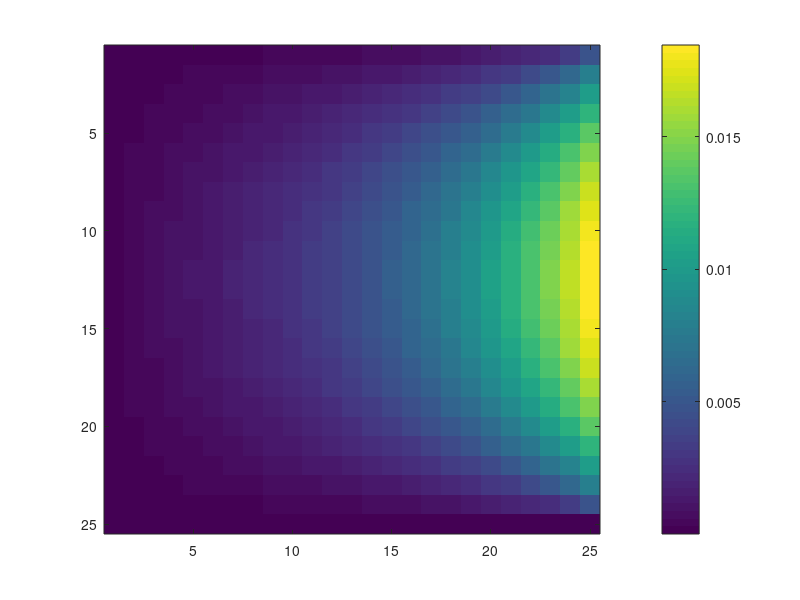

Write the MATLAB code that produced this figure.
% Perform summation given in problem to calculate temperature 
% at a given co-ordinate

function[] = part_b()
	% Dimensions of the plate
	w = 25;
	l = 25;
	% Number of steps to do in the summation
	n = 100;
	% Heat flow constant
	q = .05;

	% Initialize temperature matrix
	T = zeros(w,l);
	% Fill in the values for the temperature matrix
	for i = 1:w
		for j = 1:l
			T(i,j) = summation(i, j, n, q, w, l);
		end
	end

	% Display T
	imagesc(T);
    colorbar;
end

function[val] = summation(x, y, n, q, w, l)
	val = 0;
	for i = 1:n
		val = val + 2*q*((-1)^(i+1)+1)*sin(i*pi*x/w)*sinh(i*pi*y/l)/(i^2*pi^2*cosh(i*pi));
	end
end